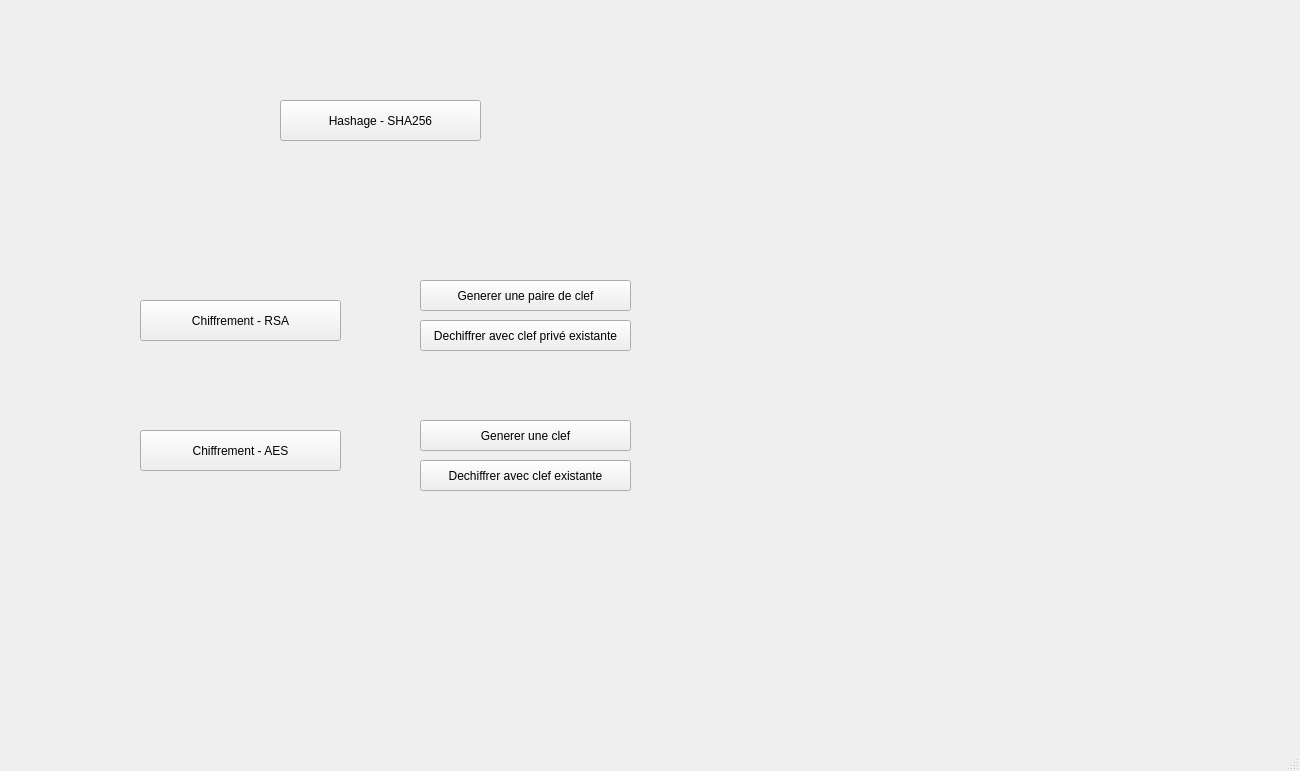
<?xml version="1.0" encoding="UTF-8"?>
<ui version="4.0">
 <class>MainWindow</class>
 <widget class="QMainWindow" name="MainWindow">
  <property name="geometry">
   <rect>
    <x>0</x>
    <y>0</y>
    <width>1300</width>
    <height>771</height>
   </rect>
  </property>
  <property name="windowTitle">
   <string>MainWindow</string>
  </property>
  <widget class="QWidget" name="centralwidget">
   <widget class="QPushButton" name="btn_sha256">
    <property name="geometry">
     <rect>
      <x>280</x>
      <y>100</y>
      <width>201</width>
      <height>41</height>
     </rect>
    </property>
    <property name="text">
     <string>Hashage - SHA256</string>
    </property>
   </widget>
   <widget class="QPushButton" name="btn_rsa">
    <property name="geometry">
     <rect>
      <x>140</x>
      <y>300</y>
      <width>201</width>
      <height>41</height>
     </rect>
    </property>
    <property name="text">
     <string>Chiffrement - RSA</string>
    </property>
   </widget>
   <widget class="QPushButton" name="btn_aes">
    <property name="geometry">
     <rect>
      <x>140</x>
      <y>430</y>
      <width>201</width>
      <height>41</height>
     </rect>
    </property>
    <property name="text">
     <string>Chiffrement - AES</string>
    </property>
   </widget>
   <widget class="QPushButton" name="chiffreRSA">
    <property name="geometry">
     <rect>
      <x>420</x>
      <y>280</y>
      <width>211</width>
      <height>31</height>
     </rect>
    </property>
    <property name="text">
     <string>Generer une paire de clef</string>
    </property>
   </widget>
   <widget class="QPushButton" name="dechiffreRSA">
    <property name="geometry">
     <rect>
      <x>420</x>
      <y>320</y>
      <width>211</width>
      <height>31</height>
     </rect>
    </property>
    <property name="text">
     <string>Dechiffrer avec clef privé existante</string>
    </property>
   </widget>
   <widget class="QPushButton" name="dechiffreAES">
    <property name="geometry">
     <rect>
      <x>420</x>
      <y>460</y>
      <width>211</width>
      <height>31</height>
     </rect>
    </property>
    <property name="text">
     <string>Dechiffrer avec clef existante</string>
    </property>
   </widget>
   <widget class="QPushButton" name="chiffreAES">
    <property name="geometry">
     <rect>
      <x>420</x>
      <y>420</y>
      <width>211</width>
      <height>31</height>
     </rect>
    </property>
    <property name="text">
     <string>Generer une clef</string>
    </property>
   </widget>
  </widget>
  <widget class="QMenuBar" name="menubar">
   <property name="geometry">
    <rect>
     <x>0</x>
     <y>0</y>
     <width>1300</width>
     <height>22</height>
    </rect>
   </property>
  </widget>
  <widget class="QStatusBar" name="statusbar"/>
 </widget>
 <resources/>
 <connections/>
</ui>
